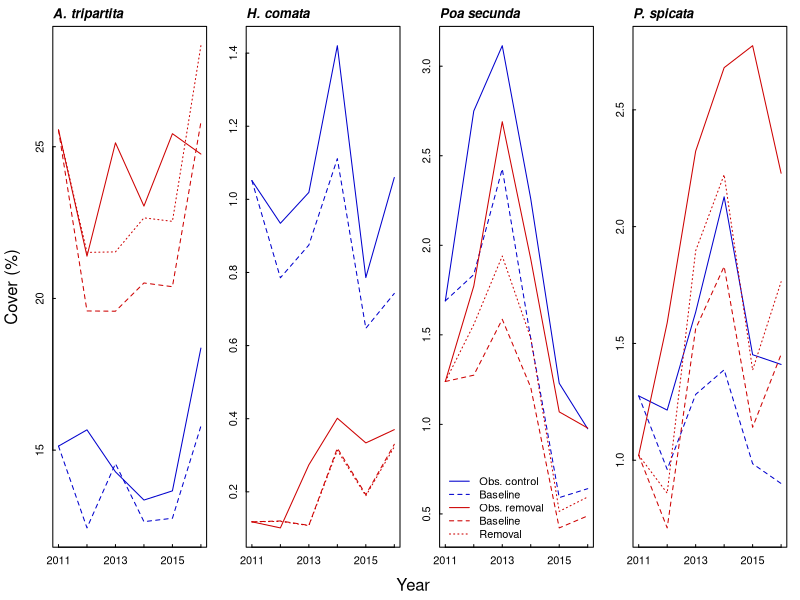
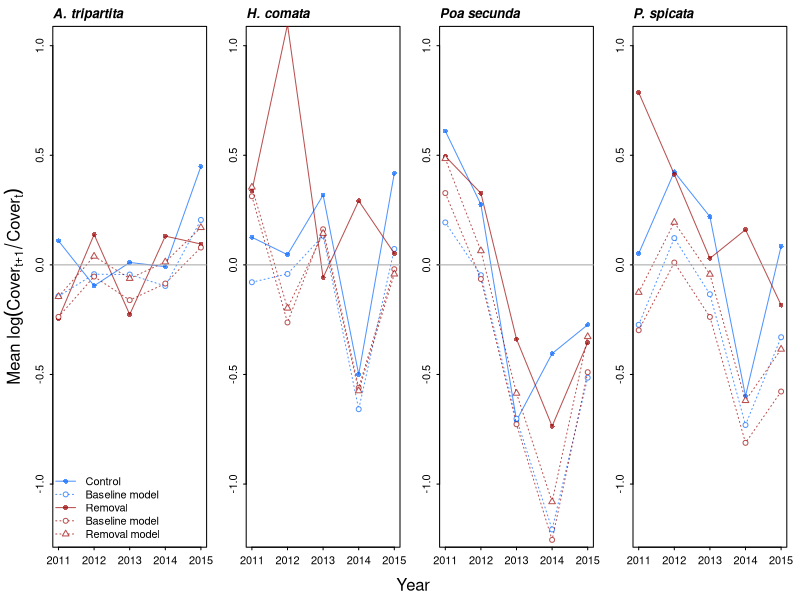

These figures' R source, in order:

# call from validate wrapper
setwd("ibm/")

sppList=c("ARTR","HECO","POSE","PSSP")
Nspp=length(sppList)
sppNames=c("A. tripartita","H. comata","Poa secunda","P. spicata")
myCol=c("black","forestgreen","blue","red")

simD <- read.csv("simulations1step/ObsPred_1step.csv")

quad.info <- unique(simD[,c("quad","Treatment","Group")],MARGIN=2)

### calculate mean cover by treatment

covMeans <- aggregate(simD[,3:14],by=list(Treatment=simD$Treatment,year=simD$year),
    na.rm=T,FUN=mean)
covMeans[1:3,7:14] <- covMeans[1:3,3:6] # copy initial values across
covMeans <- covMeans[order(covMeans$Treatment),]

### calculate per capita growth rates

get.pgr <- function(myname){
  tmp<- simD[,c("quad","year",paste0(myname,sppList))]
  tmp$year <- tmp$year-1
  names(tmp)[3:6] <-paste0("next.",sppList)
  tmp2 <- merge(simD[,c(1:6)],tmp)
  out <- cbind(tmp2[,c("quad","year")],log(tmp2[,7:10]/tmp2[,3:6]))
  out[out==Inf | out==-Inf] <- NA
  out
}

obs.pgr <- get.pgr("obs.")
pred.pgr <- get.pgr("pred.")
pred.trt.pgr <- get.pgr("pred.trt.")

# aggregate by treatment

get.trt.means<-function(mydat){
  mydat<-merge(mydat,quad.info)
  out <- aggregate(mydat[,3:6],by=list(Treatment=mydat$Treatment,year=mydat$year),
                        FUN=mean,na.rm=T)
  out <- out[order(out$Treatment,out$year),]
  #consolidate removal treatments
  out[6:10,4:6] <- out[11:15,4:6]
  out <- out[-c(11:15),]
  out$Treatment <- as.character(out$Treatment)
  out$Treatment[6:10] <- "Removal"
  out
}

obs.pgr.mean <- get.trt.means(obs.pgr)
pred.pgr.mean <- get.trt.means(pred.pgr)
pred.trt.pgr.mean <- get.trt.means(pred.trt.pgr)

###
### plot observed and predicted cover chronologically
###

png("cover_projections_1step.png",res=400,width=8.5,height=3,units="in")

par(mfrow=c(1,4),tcl=0.2,mgp=c(2,0.5,0),mar=c(2,2,2,1),oma=c(2,2,0,0))

for(i in 1:4){
  if(i==1){
    doRows <- which(covMeans$Treatment=="No_grass")
  }else{
    doRows <- which(covMeans$Treatment=="No_shrub")
  }  
  matplot(covMeans$year[1:6],cbind(covMeans[1:6,2+i],covMeans[1:6,6+i], # control plots
          covMeans[doRows,2+i],covMeans[doRows,6+i],covMeans[doRows,10+i]),
          xlab="",ylab="",type="l",
          lty=c("solid","dashed","solid","dashed","dotted"),
          col=c(rep("blue3",2),rep("red3",3)))   # removal plots
  title(main=sppNames[i],adj=0,font.main=4) 
  if(i==3){
    legend("bottomleft",c("Obs. control","Baseline","Obs. removal","Baseline","Removal"),
    col=c(rep("blue3",2),rep("red3",3)), 
    lty=c("solid","dashed","solid","dashed","dotted"),bty="n")
  }
}

mtext("Year",side=1,line=0.5,outer=T,cex=1)
mtext("Cover (%)",side=2,line=0.5,outer=T,cex=1)

dev.off()

###
### plot growth rates chronologically 
###

plotObsPred<-function(doSpp,mytitle,doLegend=F){
  
  # format data
  newD=data.frame(year=2011:2015,obs.pgr.mean[obs.pgr.mean$Treatment=="Control",2 + doSpp],
                 pred.pgr.mean[pred.pgr.mean$Treatment=="Control",2+doSpp], 
                 obs.pgr.mean[obs.pgr.mean$Treatment=="Removal",2+doSpp],
                 pred.pgr.mean[pred.pgr.mean$Treatment=="Removal",2+doSpp],
                 pred.trt.pgr.mean[pred.trt.pgr.mean$Treatment=="Removal",2+doSpp])                               # removal pred (with TRT effect)
  names(newD)=c("year","control.obs","control.pred","remove.obs","remove.pred","remove.predTRT")
  
  color1=rgb(0,100,255,alpha=175,maxColorValue = 255)
  color2=rgb(153,0,0,alpha=175,maxColorValue = 255)
  my.y <- c(-1.2,1) # hard wire ylims
  matplot(newD$year,newD[,2:6],type="o",xlab="",ylab="",ylim=my.y,
    col=c(rep(color1,2),rep(color2,3)),xaxt="n",
    pch=c(16,21,16,21,24),bg="white",
    lty=c("solid","dotted","solid","dotted","dotted"))
  axis(1,at=c(2011:2015))
  abline(h=0,lty="solid",col="darkgray")
  # add standard error bars to observed means
#   arrows(x0=mysd1$year,y0=c(mydata1[,1+doSpp]-mysd1[,1+doSpp]/sqrt(14)), # 14 = number of control plots
#          x1=mysd1$year,y1=c(mydata1[,1+doSpp]+mysd1[,1+doSpp]/sqrt(14)),length=0.05,angle=90,code=3,col=color1)  
#   arrows(x0=mysd2$year,y0=c(mydata2[,1+doSpp]-mysd2[,1+doSpp]/sqrt(8)), # 8 = number of control plots
#          x1=mysd2$year,y1=c(mydata2[,1+doSpp]+mysd2[,1+doSpp]/sqrt(8)),length=0.05,angle=90,code=3,col=color2)  
  title(main=mytitle,adj=0,font.main=4)  
  if(doLegend==T){
    legend("bottomleft",c("Control","Baseline model","Removal","Baseline model","Removal model"),
    col=c(rep(color1,2),rep(color2,3)), pch=c(16,21,16,21,24),pt.bg = "white",
    lty=c("solid","dotted","solid","dotted","dotted"),bty="n")
  }
}

png("cover_change_chrono.png",units="in",height=3,width=8.5,res=600)
  
  par(mfrow=c(1,4),tcl=-0.2,mgp=c(2,0.5,0),mar=c(2,2,2,1),oma=c(2,2,0,0))
  
  plotObsPred(1,sppNames[1],doLegend=T)
  plotObsPred(2,sppNames[2])
  plotObsPred(3,sppNames[3])
  plotObsPred(4,sppNames[4])
  
  mtext(side=1,"Year",line=0.5, outer=T)
  mtext(side=2,expression(paste("Mean ",log(Cover[t+1]/Cover[t]))),line=0, outer=T)

dev.off()

setwd("..")
 